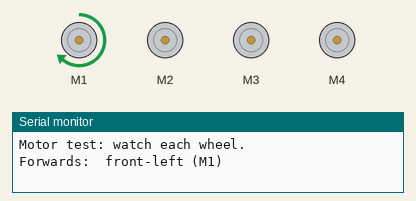
The sketch below on a simulated Arduino Uno, built with avr-gcc and run on an emulated ATmega328P. On the bench: 4 × DC motor (green arrow = forward, orange = backward, longer = faster), the last lines printed to the serial monitor.

Above: at 0.5 s.
At 1.5 s:
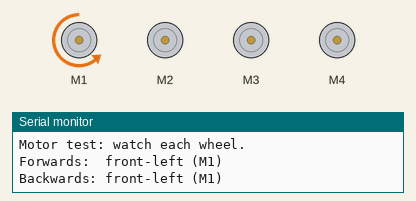
At 3.0 s:
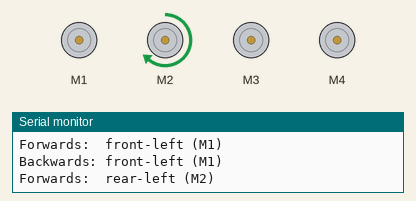
At 5.5 s:
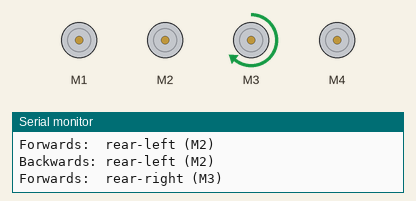
At 8.0 s:
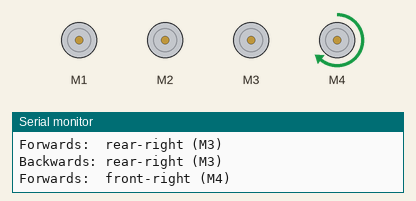
At 10.7 s:
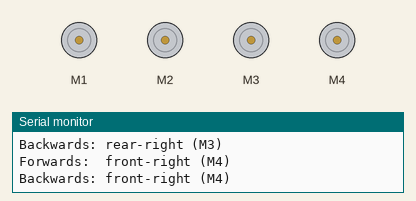
Timing chart, 0 to 15.6 s (numbered marks = the images above):
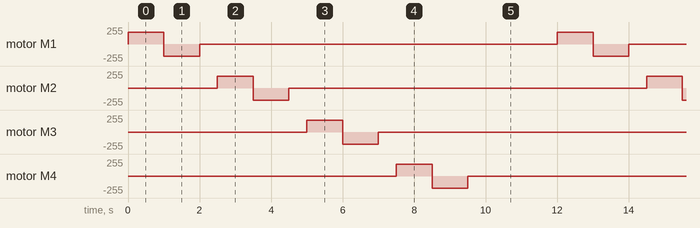

The sketch:

motor_test.ino
```cpp
// ROVER 2.0 - Motor test
// Spins each wheel forwards, then backwards, one at a time.
// Prop the rover up so the wheels are off the table!
//
// Needs the "Adafruit Motor Shield library" (V1, AFMotor.h).

#include <AFMotor.h>

AF_DCMotor frontLeft(1);   // M1
AF_DCMotor rearLeft(2);    // M2
AF_DCMotor rearRight(3);   // M3
AF_DCMotor frontRight(4);  // M4

AF_DCMotor* wheels[] = { &frontLeft, &rearLeft, &rearRight, &frontRight };
const char* names[] = { "front-left (M1)", "rear-left (M2)", "rear-right (M3)", "front-right (M4)" };

void setup() {
  Serial.begin(9600);
  Serial.println("Motor test: watch each wheel.");
  for (int i = 0; i < 4; i++) {
    wheels[i]->setSpeed(180);  // 0 = stopped, 255 = full speed
  }
}

void loop() {
  for (int i = 0; i < 4; i++) {
    Serial.print("Forwards:  ");
    Serial.println(names[i]);
    wheels[i]->run(FORWARD);
    delay(1000);

    Serial.print("Backwards: ");
    Serial.println(names[i]);
    wheels[i]->run(BACKWARD);
    delay(1000);

    wheels[i]->run(RELEASE);   // stop this wheel
    delay(500);
  }
  delay(2000);                 // pause, then test them all again
}
```

Measured:
- by itself, motor M1–4: repeats every 12.0 s: backward 180/255 1.0 s, stopped 10.0 s, forward 180/255 1.0 s
